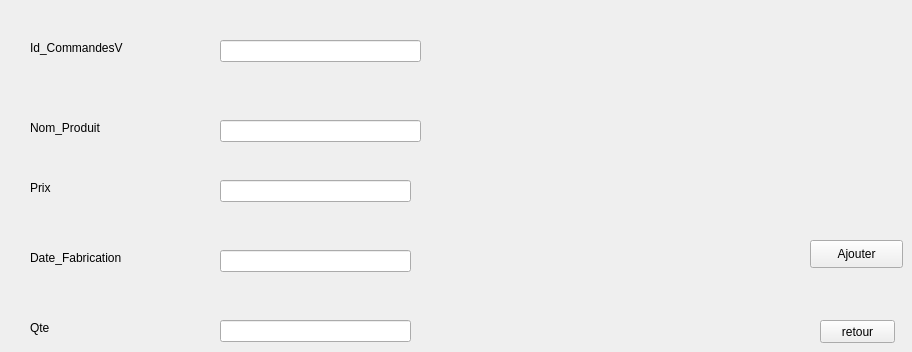
      <widget class="QWidget" name="tab_3">
       <attribute name="title">
        <string>Ajouter Commandes de Ventes</string>
       </attribute>
       <widget class="QLabel" name="label_13">
        <property name="geometry">
         <rect>
          <x>30</x>
          <y>40</y>
          <width>111</width>
          <height>16</height>
         </rect>
        </property>
        <property name="text">
         <string>Id_CommandesV</string>
        </property>
       </widget>
       <widget class="QLabel" name="label_14">
        <property name="geometry">
         <rect>
          <x>30</x>
          <y>120</y>
          <width>101</width>
          <height>16</height>
         </rect>
        </property>
        <property name="text">
         <string>Nom_Produit</string>
        </property>
       </widget>
       <widget class="QLabel" name="label_15">
        <property name="geometry">
         <rect>
          <x>30</x>
          <y>180</y>
          <width>55</width>
          <height>16</height>
         </rect>
        </property>
        <property name="text">
         <string>Prix</string>
        </property>
       </widget>
       <widget class="QLabel" name="label_16">
        <property name="geometry">
         <rect>
          <x>30</x>
          <y>250</y>
          <width>101</width>
          <height>16</height>
         </rect>
        </property>
        <property name="text">
         <string>Date_Fabrication</string>
        </property>
       </widget>
       <widget class="QLineEdit" name="lineEdit_6">
        <property name="geometry">
         <rect>
          <x>220</x>
          <y>40</y>
          <width>201</width>
          <height>22</height>
         </rect>
        </property>
       </widget>
       <widget class="QLineEdit" name="lineEdit_7">
        <property name="geometry">
         <rect>
          <x>220</x>
          <y>120</y>
          <width>201</width>
          <height>22</height>
         </rect>
        </property>
       </widget>
       <widget class="QLineEdit" name="lineEdit_8">
        <property name="geometry">
         <rect>
          <x>220</x>
          <y>180</y>
          <width>191</width>
          <height>22</height>
         </rect>
        </property>
       </widget>
       <widget class="QPushButton" name="pushButton_ajouter">
        <property name="geometry">
         <rect>
          <x>810</x>
          <y>240</y>
          <width>93</width>
          <height>28</height>
         </rect>
        </property>
        <property name="text">
         <string>Ajouter</string>
        </property>
       </widget>
       <widget class="QLineEdit" name="l9">
        <property name="geometry">
         <rect>
          <x>220</x>
          <y>250</y>
          <width>191</width>
          <height>22</height>
         </rect>
        </property>
       </widget>
       <widget class="QPushButton" name="retour_z">
        <property name="geometry">
         <rect>
          <x>820</x>
          <y>320</y>
          <width>75</width>
          <height>23</height>
         </rect>
        </property>
        <property name="text">
         <string>retour</string>
        </property>
       </widget>
       <widget class="QLabel" name="label_57">
        <property name="geometry">
         <rect>
          <x>30</x>
          <y>320</y>
          <width>101</width>
          <height>16</height>
         </rect>
        </property>
        <property name="text">
         <string>Qte</string>
        </property>
       </widget>
       <widget class="QLineEdit" name="l_ajout_qte">
        <property name="geometry">
         <rect>
          <x>220</x>
          <y>320</y>
          <width>191</width>
          <height>22</height>
         </rect>
        </property>
       </widget>
      </widget>
